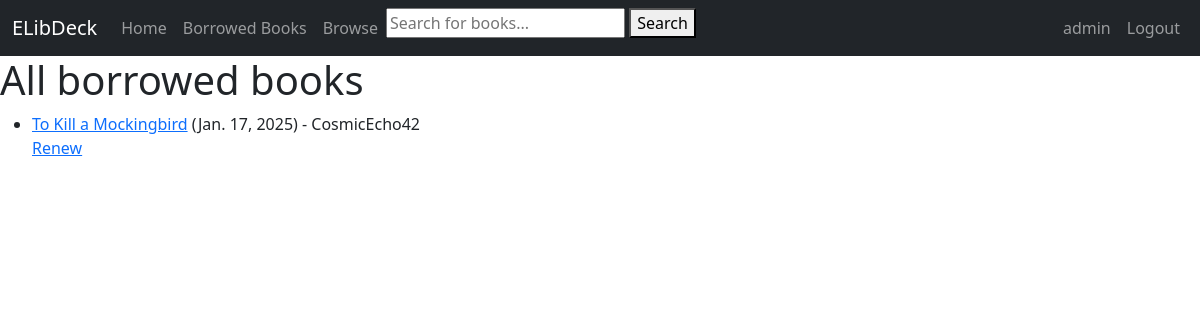
Before: /librarian/borrowed (signed in) with the older database file.
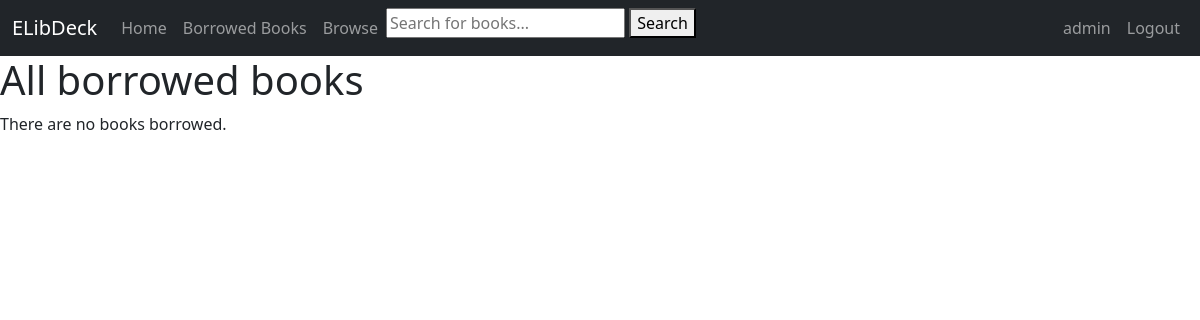
After: the same page with the newer database file.
### books_catalog/models.py (models this page shows, shortened)
class BookInstance(models.Model):
    id = models.UUIDField(primary_key=True, default=uuid.uuid4,
                          help_text="Unique ID for this particular book across whole library")
    book = models.ForeignKey('Book', on_delete=models.RESTRICT, null=True)
    imprint = models.CharField(max_length=200, blank=True, null=True)
    due_date = models.DateField(null=True, blank=True)
    borrower = models.ForeignKey(settings.AUTH_USER_MODEL, on_delete=models.SET_NULL, null=True, blank=True)
    LOAN_STATUS = (
        ('o', 'On loan'),
        ('a', 'Available'),
        ('r', 'Reserved'),
    )
    total_late_fee = models.DecimalField(max_digits=5, decimal_places=2, default=0.00)
    status = models.CharField(
        max_length=1,
        choices=LOAN_STATUS,
        blank=True,
        default='m',
        help_text='Book availability',
    )
    class Meta:
        ordering = ['due_date']
        permissions = (("can_mark_returned", "Set book as returned"),)
    @property
    def is_overdue(self):
        return bool(self.due_date and date.today() > self.due_date)

class Book(models.Model):
    title = models.CharField(max_length=255, blank=True, null=True, help_text='Title of book')
    author = models.ForeignKey('Author', on_delete=models.RESTRICT, null=True)
    summary = models.TextField(max_length=1000, help_text="Enter a brief description of the book.", blank=True,
                               null=True)
    isbn = models.CharField('ISBN', max_length=13, unique=True, help_text='13 character ISBN', blank=True, null=True)
    genre = models.ManyToManyField(Genre, help_text='Select a genre for this book.')
    cover_image = models.ImageField(upload_to='MEDIA_ROOT/covers/', blank=True, null=True)
    publication_date = models.IntegerField(blank=True, null=True, help_text='Date of publication')
    class Meta:
        ordering = ['title', '-publication_date']

### users/models.py (models this page shows)
class User(AbstractUser):
    is_librarian = models.BooleanField(default=False)
    if is_librarian:
        psrn = models.CharField(
            max_length=255, default=uuid4, primary_key=True, editable=False, unique=True)
    def __str__(self):
        return self.username

### books_catalog/views.py (the view)
# urls.py: path('librarian/borrowed', views.AllLoanedListView.as_view(), name='all-borrowed-books'),
class AllLoanedListView(LoginRequiredMixin, generic.ListView):
    model = BookInstance
    permission_required = 'catalog.can_mark_returned'
    template_name = 'books_catalog/bookinstance_borrowed_all.html'
    context_object_name = 'bookinstance_list_all'
    paginate_by = 10
    def get_queryset(self):
        return (
            BookInstance.objects.filter(status__exact='o')
            .order_by('due_date')
        )

### books_catalog/templates/books_catalog/bookinstance_borrowed_all.html (shortened to what this page needs)
{% extends "generic.html" %}
{% block content %}
    {% if perms.books_catalog.can_mark_returned %}
        <h1>All borrowed books</h1>
        {% if bookinstance_list_all %}
            <ul>
                {% for bookinst in bookinstance_list_all %}
                    <li class="{% if bookinst.is_overdue %}text-danger{% endif %}">
                        <a href="{% url 'books_catalog:book-detail' bookinst.book.pk %}">{{ bookinst.book.title }}</a>
                        ({{ bookinst.due_date }}) - {{ bookinst.borrower }}
                        <br>
                        <a href="{% url 'books_catalog:renew-book-librarian' bookinst.id %}">Renew</a>
                    </li>
                {% endfor %}
            </ul>
        {% else %}
            <p>There are no books borrowed.</p>
        {% endif %}
    {% else %}
        <h1>You are not a librarian. No access for you.</h1>
    {% endif %}
{% endblock %}

Changed rows visible on the page:
no longer on this page (row edited): BookInstance: book "To Kill a Mockingbird", due_date "Jan. 17, 2025", borrower "CosmicEcho42"
Other visible differences:
text now shown: "There are no books borrowed."
